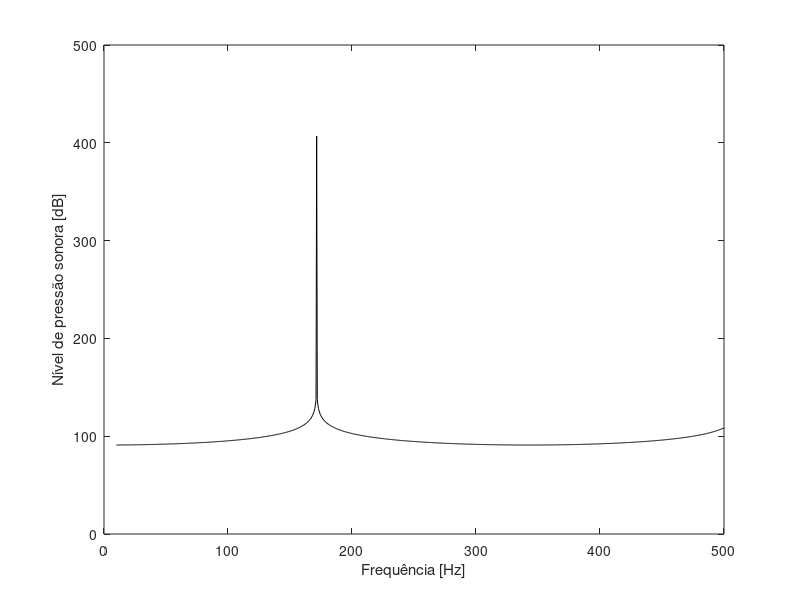

The MATLAB source for this figure:
clear; close all; clc

rho0 = 1.2; % kg/m³
c0 = 343; % m/s
p0 = 1; %Pa
L = 0.5; %m
f = 10:0.5:500;
NPS = zeros(length(f), 1);
x = 0.5;

% sistema de equações
for n=1:length(f)
    k = 2*pi*f(n) / c0; % rad/m
    A = [exp(-1i*k*L), -exp(1i*k*L); 
         1,             1];

    B = [0;
        p0];

    P = A\B;

    px = P(1)*exp(-1i*k*x) + P(2)*exp(1i*k*x); % amplitude de pressão (Pa)
    prms = abs(px) / sqrt(2);
    NPS(n) = 20*log10(prms / 2e-5); % dB
end

figure
plot(f, NPS, 'k');
xlabel('Frequência [Hz]');
ylabel('Nível de pressão sonora [dB]');

% clear u v x y k L Pa Pb P rho c0 z
% syms k L x y P
% eqns = [x*exp(-1i*k*L) - y*exp(1i*k*L) == 0, x + y == P];
% S = solve(eqns);
% sol = [S.x;S.y];
% 
